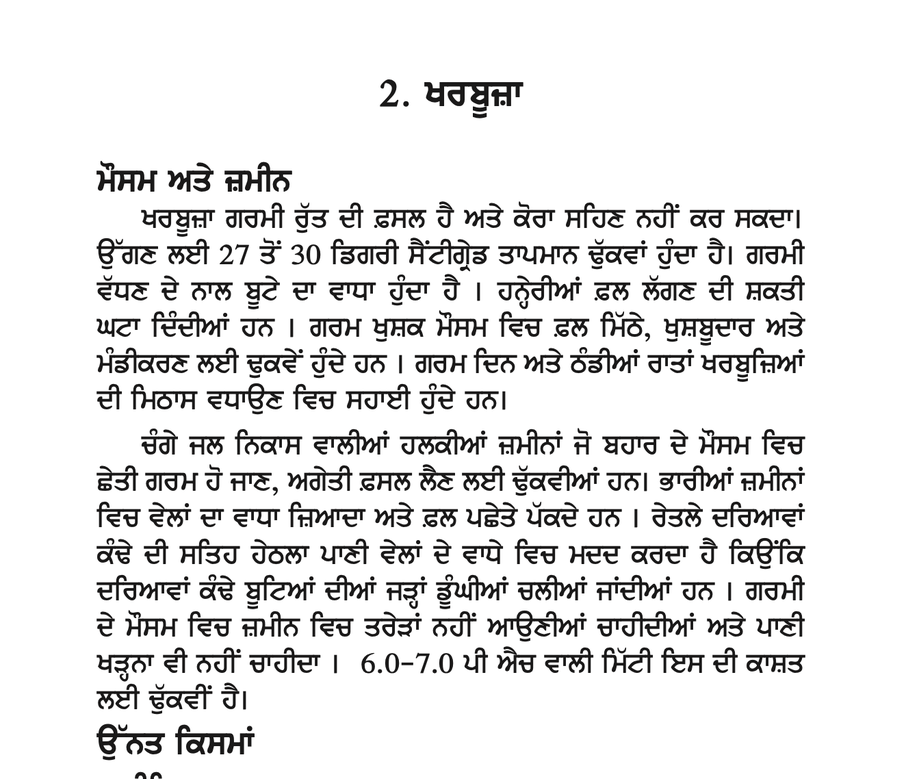
#> input picture pdf_ss.png, 906 x 779 px, shrunk from 1324 x 1138 before the run
$ python pun_ocr_sections.py
#> lines starting #> are read from the running program, lines starting #| are printed output that depends on the picture; after the words box and inside, x2 and y2 are one past the last pixel; in counts of white or black regions, pixels touching at a corner belong together
import cv2
import pytesseract
from pytesseract import Output
from PIL import Image
import numpy as np

# Path to the image file
image_path = 'pdf_ss.png'

# Set the path to the Tesseract executable
pytesseract.pytesseract.tesseract_cmd = '/usr/local/bin/tesseract'  # Adjust this path if necessary

# Load the image using OpenCV
image = cv2.imread(image_path)
#> image is the input picture: shape (779, 906, 3); mean B, G, R 229.7, 229.7, 229.8

# Convert the image to grayscale
gray = cv2.cvtColor(image, cv2.COLOR_BGR2GRAY)

# Perform thresholding to prepare for contour detection
_, thresh = cv2.threshold(gray, 150, 255, cv2.THRESH_BINARY_INV)
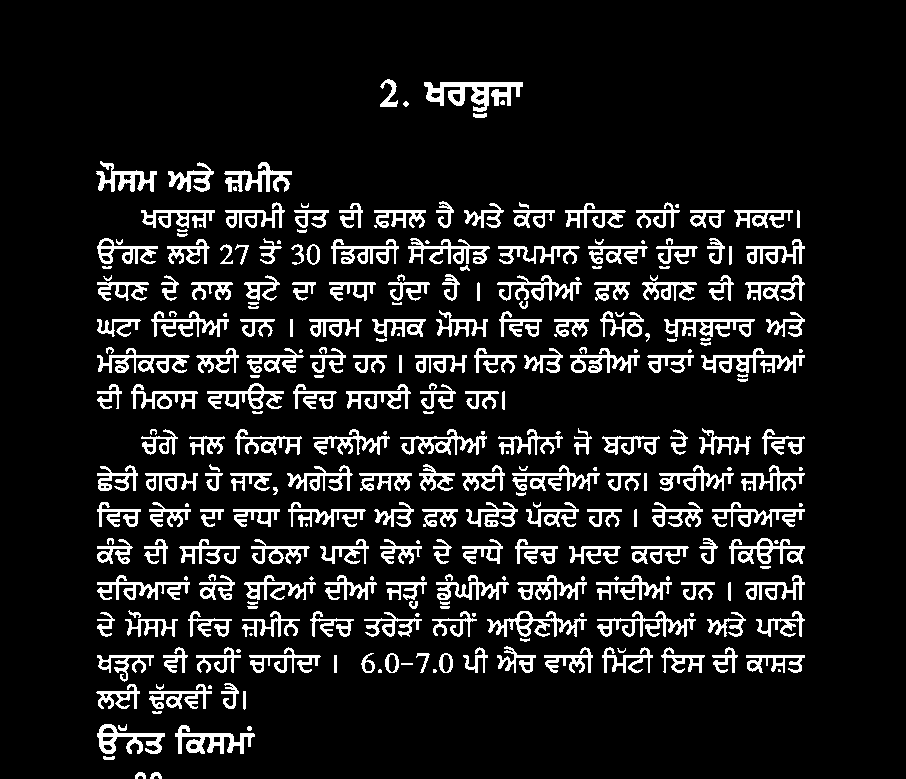
#> thresh: shape (779, 906); 11.1% white; 287 white regions (49 under 20 px)

# Find contours to detect sections
contours, _ = cv2.findContours(thresh, cv2.RETR_EXTERNAL, cv2.CHAIN_APPROX_SIMPLE)
#> contours = 287 contours, 103 with area under 20; largest, box (x1, y1, x2, y2) and area: (424, 82, 523, 112) 1338, (175, 725, 255, 754) 849, (701, 348, 805, 373) 828, (97, 724, 165, 754) 826, (729, 538, 805, 564) 820

# Function to extract text from a section
def extract_text_from_section(section):
    # Convert section to PIL image
    pil_image = Image.fromarray(section)
    # Perform OCR
    text = pytesseract.image_to_string(pil_image, lang='pan')
    return text

# Iterate through the contours and extract text from each section
extracted_text = ""
for cnt in contours:
    x, y, w, h = cv2.boundingRect(cnt)
    # Skip small contours that are likely to be noise or images
    if w > 50 and h > 50:
        section = image[y:y+h, x:x+w]
        section_text = extract_text_from_section(section)
        extracted_text += section_text + "\n\n"
#> this loop made 287 passes
#> (x, y, w, h) on passes 1 to 3: (150, 772, 12, 7), (135, 772, 11, 7), (103, 756, 12, 4)
#> after the loop, extracted_text = ''

# Save the extracted text to a file
with open("pdf_ss.txt", "w", encoding="utf-8") as f:
    f.write(extracted_text)

print("OCR completed and text saved.")

$ run again, with ss.png copied over pdf_ss.png
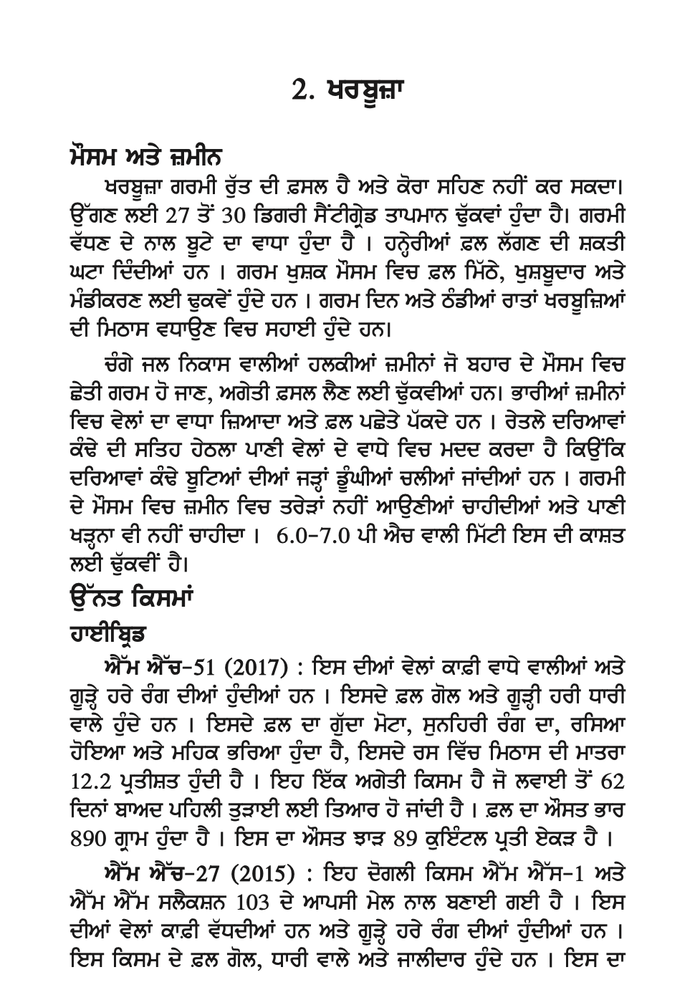
#> input picture ss.png, 695 x 1000 px, shrunk from 970 x 1396 before the run
#> image is the input picture: shape (1000, 695, 3); mean B, G, R 227, 227, 227.1
#> `_, thresh = cv2.threshold(gray, 150, 255, cv2.THRESH_BINARY_INV)`:
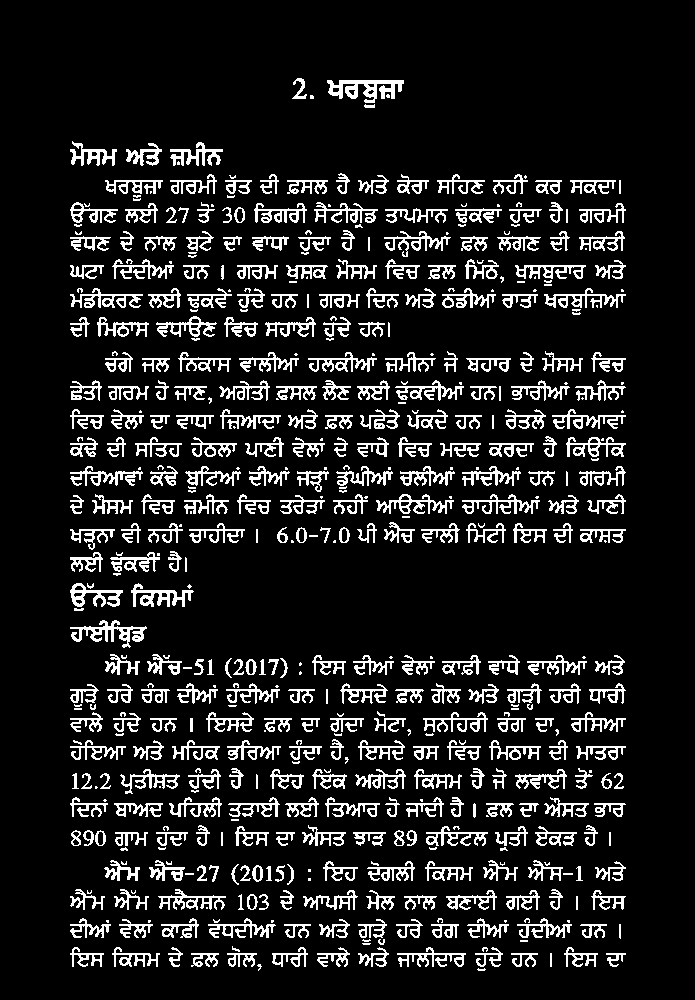
#> thresh: shape (1000, 695); 12.2% white in thin lines or dots, all inside (x1, y1, x2, y2) = (70, 78, 626, 971)
#> contours = 522 contours, 200 with area under 20; largest, box (x1, y1, x2, y2) and area: (327, 80, 404, 103) 806, (70, 620, 147, 648) 586, (131, 583, 194, 607) 489, (70, 583, 123, 607) 485, (376, 494, 454, 514) 464
#> the loop `for cnt in contours:` made 522 passes
#> (x, y, w, h) on passes 1 to 3: (477, 968, 9, 3), (257, 964, 5, 7), (606, 953, 20, 14)
#> after the loop `for cnt in contours:`: extracted_text = ''
